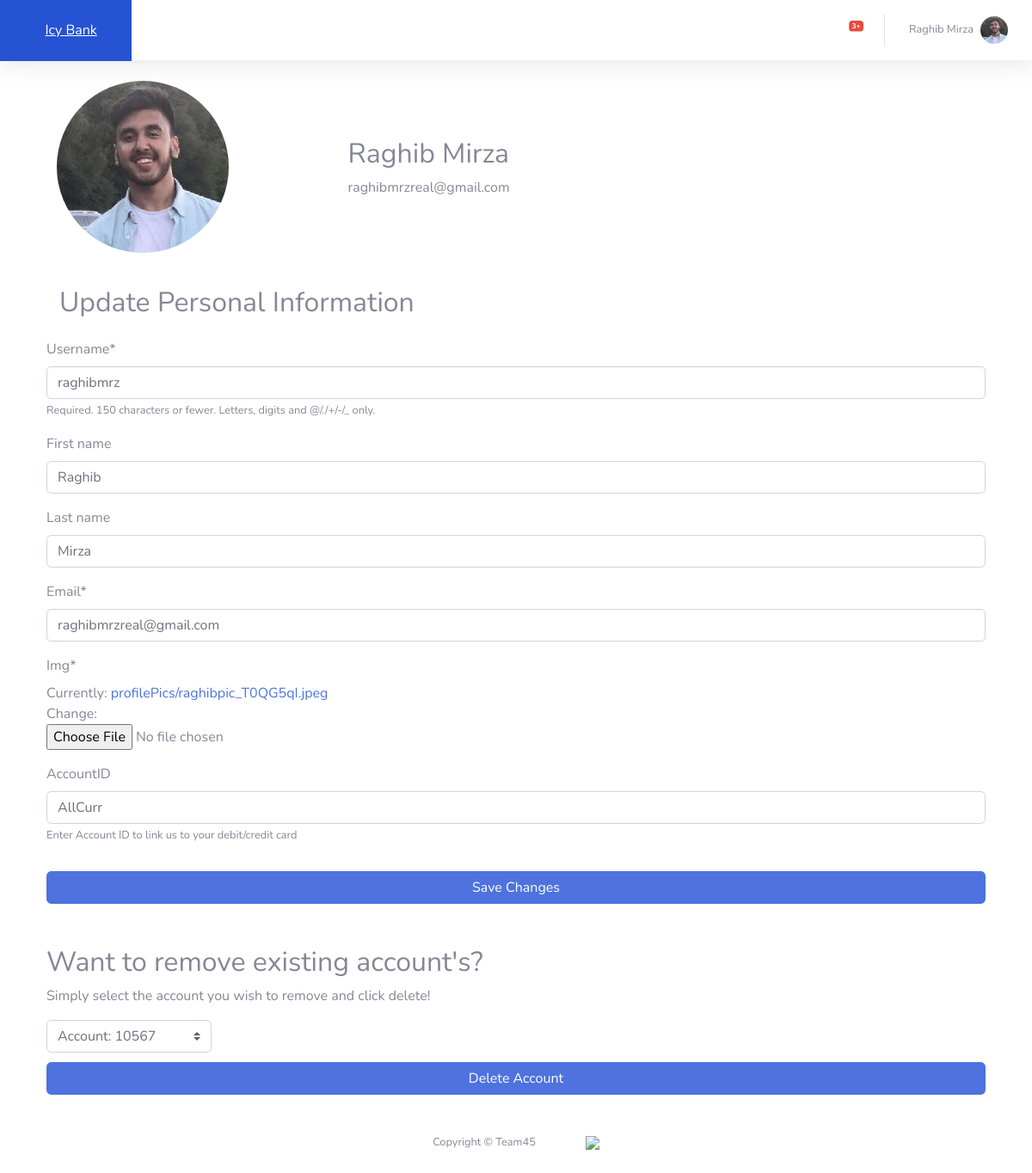
Page /home/profile (signed in) on the earlier database version.
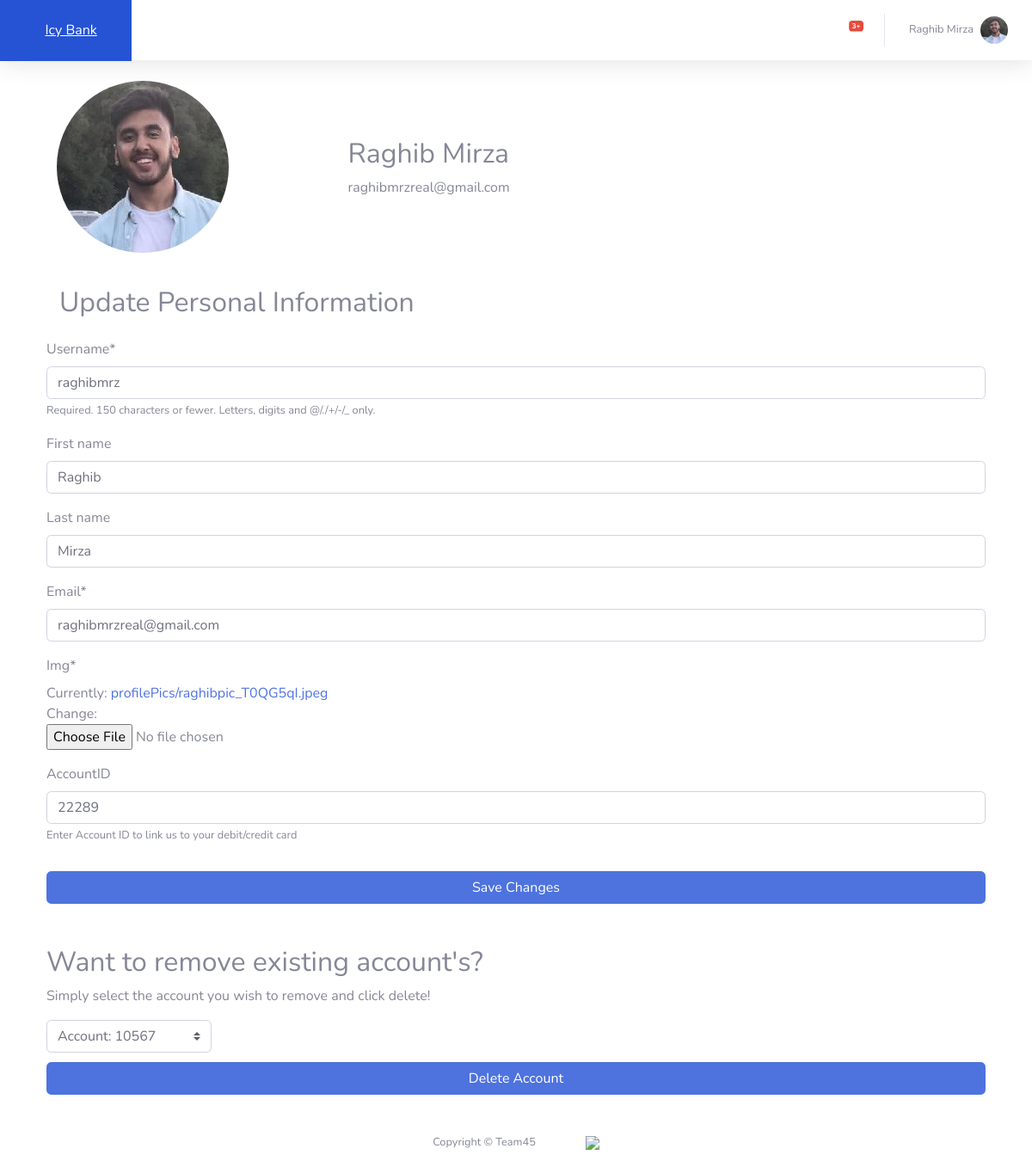
Same page on the later database version.
### users/models.py (models this page shows, shortened)
class Profile(models.Model):
    user = models.OneToOneField(User, on_delete=models.CASCADE)
    img = models.ImageField(default='default.png', upload_to='profilePics')
    accountID = models.CharField(max_length=14, blank=True,
                                 help_text="Enter Account ID to link us to your debit/credit card")
    gotAccount = models.CharField(max_length=1, blank=False, default="0")
    transPerPage = models.CharField(max_length=14, blank=False, default="10")
    dateRange = models.CharField(max_length=128, blank=False, default="None")
    useDateFilter = models.CharField(max_length=1, blank=False, default="0")
    def getAccountIDList(self):
        return Account.objects.filter(user__username=self.user.username).values_list('accountid', flat=True)

### transactions/views.py (the view)
# urls.py: path('profile', views.profile, name='profile'),
@login_required
def profile(request):
    request.session.set_expiry(600)
    if request.method == 'POST':
        uForm = UserUpdateForm(request.POST, request.FILES, instance=request.user)
        pForm = ProfileUpdateForm(request.POST, request.FILES, instance=request.user.profile)
        if uForm.is_valid() and pForm.is_valid():
            newAccountID = pForm.cleaned_data.get('accountID')
            request.user.profile.addToAccountList(newAccountID)
            uForm.save()
            pForm.save()
            messages.success(request, f'Account successfully updated')
            return redirect('profile')
    else:
        uForm = UserUpdateForm(instance=request.user)
        pForm = ProfileUpdateForm(instance=request.user.profile)
    context = {
        'uForm': uForm,
        'pForm': pForm,
        'accountIDs': getAccountIDsFromModel(request.user.profile)
    }
    return render(request, "transactions/profile.html", context)

### users/forms.py
class UserUpdateForm(forms.ModelForm):
    email = forms.EmailField()
    class Meta:
        model = User
        fields = ['username', 'first_name', 'last_name', 'email']

class ProfileUpdateForm(forms.ModelForm):
    class Meta:
        model = Profile
        fields = ['img', 'accountID']

### transactions/utils.py (called while the page is built)
def getAccountIDsFromModel(profile):
    accountList = []
    for accounts in profile.getAccountIDList():
        accountList.append(str(accounts))
    return accountList

### transactions/templates/transactions/profile.html (shortened to what this page needs)
{% extends "transactions/base.html" %}
{% load crispy_forms_tags %}
{% block ctt %}
<div class="content-section">
	<div class="media">
		<div class="col-xl-3 col-md-6 mb-4">
			<img class="rounded-circle account-img" src="{{ user.profile.img.url }}">
		</div>
		<div class="col-xl-3 col-md-6 mb-4" style="margin: 6%">
			<h2 class="account-heading">{{ user.first_name }} {{ user.last_name }}</h2>
			<p class="test-secondary">{{ user.email }}</p>
		</div>
	</div>
	<h2 style="padding: 15px">
		Update Personal Information
	</h2>
	<form method="POST" enctype="multipart/form-data">
		<fieldset class="form-group">
			{{ uForm|crispy }}
			{{ pForm|crispy }}
		</fieldset>
		<div class="form-group">
			<button class="btn btn-primary btn-user btn-block" type="submit">
				Save Changes
			</button>
		</div>
	</form>
	<div style="padding-top: 3%">
		<h2 class="account-heading" >
		Want to remove existing account's?</h2>
		<p class="test-secondary">Simply select the account you wish to remove and click delete!</p>
	</div>
	<form action="{% url 'delete' %}" method="POST">
		<select class="custom-select w-auto" name="accountDropdown" style="margin-bottom: 1%">
		{% for account in accountIDs %}
			<option value="{{account}}">Account: {{ account }}</option>
		{% endfor %}
		</select>
		<div class="form-group">
			<input class="btn btn-primary btn-user btn-block" type="submit" value="Delete Account">
		</div>
	</form>
</div>
{% endblock ctt %}

### transactions/templates/transactions/base.html (shortened to what this page needs)
{% load static %}
<!DOCTYPE html>
<html>
<head>
    <link rel="stylesheet" type="text/css" href="https://cdn.jsdelivr.net/npm/daterangepicker/daterangepicker.css">
    <link rel="stylesheet" type="text/css" href="https://cdn.datatables.net/1.10.20/css/dataTables.bootstrap4.min.css">
    <link rel="stylesheet" href="https://maxcdn.bootstrapcdn.com/bootstrap/4.0.0/css/bootstrap.min.css">
    <link href="{% static 'transactions/fontawesome-free/css/all.min.css' %}" rel="stylesheet" type="text/css">
    <link rel="stylesheet" type="text/css" href="{% static 'transactions/main.css' %}">
</head>
<body>
  <nav class="navbar navbar-expand navbar-light bg-white topbar mb-4 static-top shadow pl-0">
    <a class="sidebar-brand bg-primary text-white p-4 d-flex align-items-center justify-content-left" href="{% url 'home' %}">
        <div class="sidebar-brand-icon rotate-n-15">
          <i class="fas fa-money-check"></i>
            </div>
        <div class="sidebar-brand-text mx-3">Icy Bank</div>
    </a>
    <ul class="navbar-nav ml-auto">
        <li class="nav-item dropdown no-arrow mx-1">
                <a class="nav-link dropdown-toggle" href="{% url 'help' %}">
            <i class="fas fa-question-circle fa-fw"></i>
          </a>
        </li>
        <li class="nav-item dropdown no-arrow mx-1">
            <a class="nav-link dropdown-toggle" href="" id="alertsDropdown" role="button" data-toggle="dropdown" aria-haspopup="true" aria-expanded="false">
              <i class="fas fa-bell fa-fw"></i>
                <span class="badge badge-danger badge-counter">3+</span>
            </a>
        </li>
        <li class="nav-item dropdown no-arrow">
            <a class="nav-link dropdown-toggle" href="#" id="userDropdown" role="button" data-toggle="dropdown" aria-haspopup="true" aria-expanded="false">
              <span class="mr-2 d-none d-lg-inline text-gray-600 small">{{ user.first_name }} {{ user.last_name }}</span>
              <img class="img-profile rounded-circle" src="{{user.profile.img.url}}">
            </a>
        </li>
      </ul>
    </nav>
  <div class="container">
    {% block ctt %}{% endblock ctt %}
  </div>
  <footer class="sticky-footer">
    <div class="container my-auto">
      <div class="copyright text-center my-auto">
        <span>Copyright © Team45</span>
        <img src="{% static 'transactions/img/nttlogo.png' %}" style="max-width:10%; margin-left: 5%;">
      </div>
    </div>
  </footer>
</body>
</html>

Differences in the rows shown:
changed Profile: accountID "AllCurr" → "22289"
